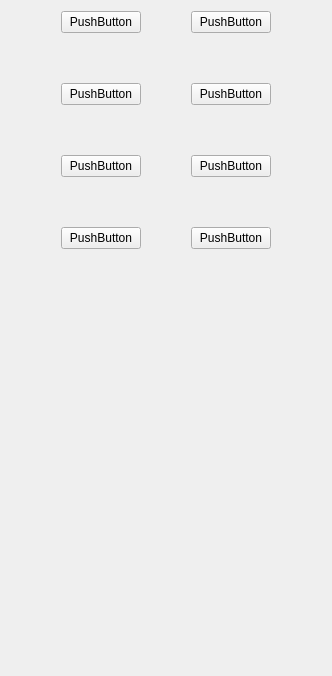
          <widget class="QWidget" name="tab_17">
           <attribute name="title">
            <string>Materials</string>
           </attribute>
           <layout class="QVBoxLayout" name="verticalLayout_22">
            <item>
             <layout class="QGridLayout" name="gridLayout_15">
              <property name="leftMargin">
               <number>50</number>
              </property>
              <property name="rightMargin">
               <number>50</number>
              </property>
              <property name="spacing">
               <number>50</number>
              </property>
              <item row="0" column="1">
               <widget class="QPushButton" name="tfr1Btn">
                <property name="text">
                 <string>PushButton</string>
                </property>
                <attribute name="buttonGroup">
                 <string notr="true">tfrButtonGroup</string>
                </attribute>
               </widget>
              </item>
              <item row="0" column="0">
               <widget class="QPushButton" name="tfr0Btn">
                <property name="text">
                 <string>PushButton</string>
                </property>
                <attribute name="buttonGroup">
                 <string notr="true">tfrButtonGroup</string>
                </attribute>
               </widget>
              </item>
              <item row="2" column="0">
               <widget class="QPushButton" name="tfr4Btn">
                <property name="text">
                 <string>PushButton</string>
                </property>
                <attribute name="buttonGroup">
                 <string notr="true">tfrButtonGroup</string>
                </attribute>
               </widget>
              </item>
              <item row="1" column="1">
               <widget class="QPushButton" name="tfr3Btn">
                <property name="text">
                 <string>PushButton</string>
                </property>
                <attribute name="buttonGroup">
                 <string notr="true">tfrButtonGroup</string>
                </attribute>
               </widget>
              </item>
              <item row="1" column="0">
               <widget class="QPushButton" name="tfr2Btn">
                <property name="text">
                 <string>PushButton</string>
                </property>
                <attribute name="buttonGroup">
                 <string notr="true">tfrButtonGroup</string>
                </attribute>
               </widget>
              </item>
              <item row="2" column="1">
               <widget class="QPushButton" name="tfr5Btn">
                <property name="text">
                 <string>PushButton</string>
                </property>
                <attribute name="buttonGroup">
                 <string notr="true">tfrButtonGroup</string>
                </attribute>
               </widget>
              </item>
              <item row="3" column="0">
               <widget class="QPushButton" name="tfr6Btn">
                <property name="text">
                 <string>PushButton</string>
                </property>
                <attribute name="buttonGroup">
                 <string notr="true">tfrButtonGroup</string>
                </attribute>
               </widget>
              </item>
              <item row="3" column="1">
               <widget class="QPushButton" name="tfr7Btn">
                <property name="text">
                 <string>PushButton</string>
                </property>
                <attribute name="buttonGroup">
                 <string notr="true">tfrButtonGroup</string>
                </attribute>
               </widget>
              </item>
             </layout>
            </item>
            <item>
             <spacer name="verticalSpacer_16">
              <property name="orientation">
               <enum>Qt::Vertical</enum>
              </property>
              <property name="sizeHint" stdset="0">
               <size>
                <width>20</width>
                <height>416</height>
               </size>
              </property>
             </spacer>
            </item>
           </layout>
          </widget>
